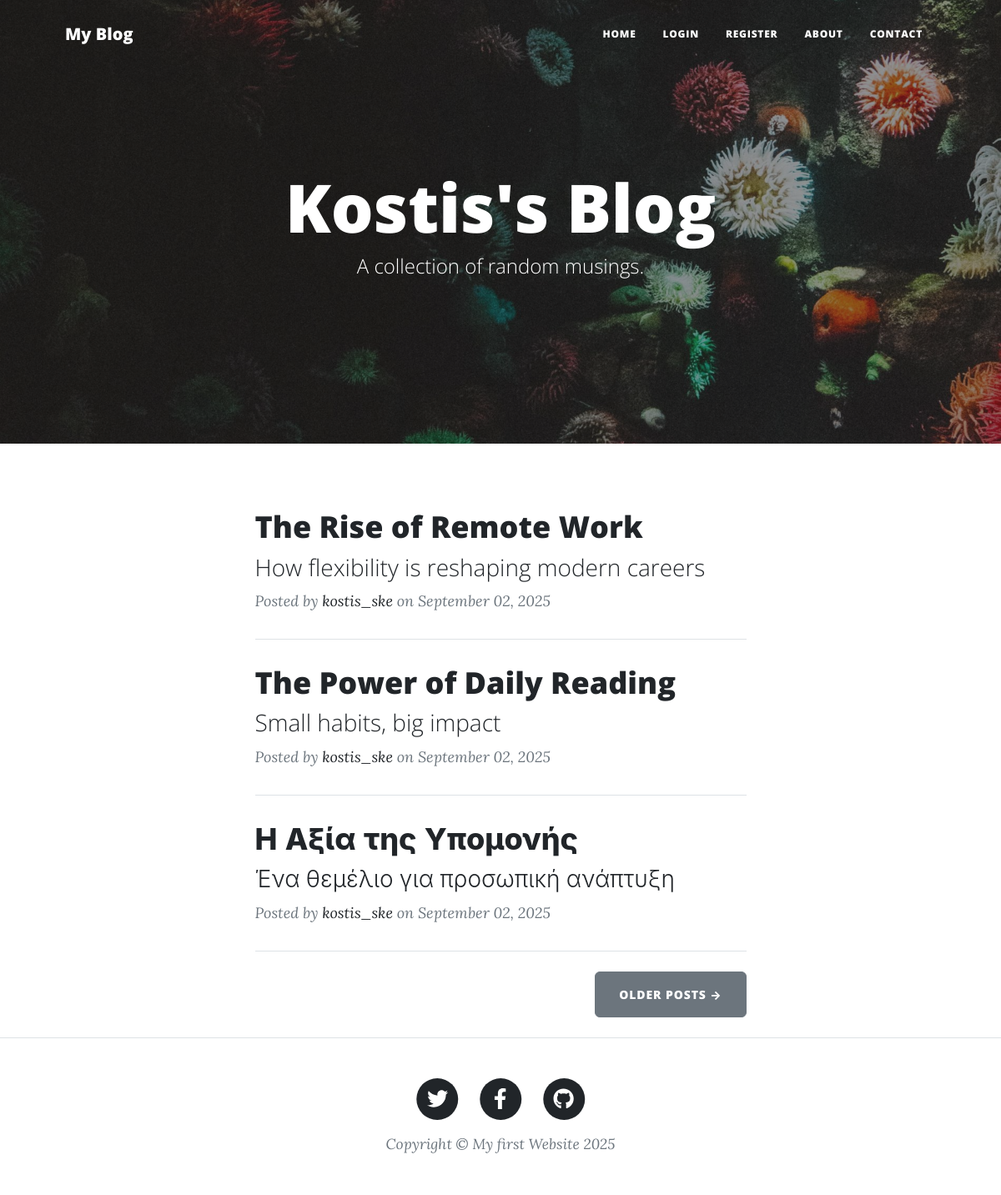
The page / on the database its author committed.
### main.py (models this page shows)
class BlogPost(db.Model):
    __tablename__ = "blog_posts"
    id: Mapped[int] = mapped_column(Integer, primary_key=True)
    title: Mapped[str] = mapped_column(String(250), unique=True, nullable=False)
    subtitle: Mapped[str] = mapped_column(String(250), nullable=False)
    date: Mapped[str] = mapped_column(String(250), nullable=False)
    body: Mapped[str] = mapped_column(Text, nullable=False)
    img_url: Mapped[str] = mapped_column(String(250), nullable=False)
    comments: Mapped[List["Comment"]] = relationship()
    author_id: Mapped[int] = mapped_column(Integer,ForeignKey("users.id"))
    author: Mapped["User"] = relationship("User",back_populates="posts")

class User(UserMixin,db.Model):
    __tablename__ = "users"
    id: Mapped[int] = mapped_column(Integer, primary_key=True)
    email: Mapped[str] = mapped_column(String,unique=True,nullable=False)
    password: Mapped[str] = mapped_column(String, unique=True, nullable=False)
    name: Mapped[str] = mapped_column(String, unique=True, nullable=False)
    posts : Mapped[List["BlogPost"]] = relationship("BlogPost",back_populates="author")
    comments : Mapped[List["Comment"]] = relationship("Comment",back_populates="comment_author")

### main.py (the view)
@app.route('/')
def get_all_posts():
    result = db.session.execute(db.select(BlogPost))
    posts = result.scalars().all()
    return render_template("index.html", all_posts=posts,user_logged_in=current_user.is_authenticated)

### templates/index.html (shortened to what this page needs)
{% include "header.html" %}
<header
  class="masthead"
  style="background-image: url('../static/assets/img/home-bg.jpg')"
>
  <div class="container position-relative px-4 px-lg-5">
    <div class="row gx-4 gx-lg-5 justify-content-center">
      <div class="col-md-10 col-lg-8 col-xl-7">
        <div class="site-heading">
          <h1>Kostis's Blog</h1>
          <span class="subheading">A collection of random musings.</span>
        </div>
      </div>
    </div>
  </div>
</header>
<div class="container px-4 px-lg-5">
  <div class="row gx-4 gx-lg-5 justify-content-center">
    <div class="col-md-10 col-lg-8 col-xl-7">
      {% for post in all_posts %}
      <div class="post-preview">
        <a href="{{ url_for('show_post', post_id=post.id) }}">
          <h2 class="post-title">{{ post.title }}</h2>
          <h3 class="post-subtitle">{{ post.subtitle }}</h3>
        </a>
        <p class="post-meta">
          Posted by
          <a href="#">{{post.author.name}}</a>
          on {{post.date}}
        </p>
      </div>
      <hr class="my-4" />
      {% endfor %}
      <div class="d-flex justify-content-end mb-4">
        <a class="btn btn-secondary text-uppercase" href="#!">Older Posts →</a>
      </div>
    </div>
  </div>
</div>
{% include "footer.html" %}

### templates/header.html (shortened to what this page needs)
<!DOCTYPE html>
<html lang="en">
  <head>
    {% block styles %}
    {{ bootstrap.load_css() }}
    <link
      href="{{ url_for('static', filename='css/styles.css') }}"
      rel="stylesheet"
    />
    {% endblock %}
  </head>
  <body>
    <nav class="navbar navbar-expand-lg navbar-light" id="mainNav">
      <div class="container px-4 px-lg-5">
        <a class="navbar-brand" href="/">My Blog</a>
        <div class="collapse navbar-collapse" id="navbarResponsive">
          <ul class="navbar-nav ms-auto py-4 py-lg-0">
            <li class="nav-item">
              <a
                class="nav-link px-lg-3 py-3 py-lg-4"
                href="{{ url_for('get_all_posts') }}"
                >Home</a
              >
            </li>
            {% if user_logged_in %}
                        <li class="nav-item">
              <a
                class="nav-link px-lg-3 py-3 py-lg-4"
                href="{{ url_for('logout') }}"
                >Log Out</a
              >
            </li>
            {% else %}
            <li class="nav-item">
              <a
                class="nav-link px-lg-3 py-3 py-lg-4"
                href="{{ url_for('login') }}"
                >Login</a
              >
            </li>
            <li class="nav-item">
              <a
                class="nav-link px-lg-3 py-3 py-lg-4"
                href="{{ url_for('register') }}"
                >Register</a
              >
            </li>
            {% endif %}
            <li class="nav-item">
              <a
                class="nav-link px-lg-3 py-3 py-lg-4"
                href="{{ url_for('about') }}"
                >About</a
              >
            </li>
            <li class="nav-item">
              <a
                class="nav-link px-lg-3 py-3 py-lg-4"
                href="{{ url_for('contact') }}"
                >Contact</a
              >
            </li>
          </ul>
        </div>
      </div>
    </nav>
  </body>
</html>

### templates/footer.html (shortened to what this page needs)
        <footer class="border-top">
          <div class="container px-4 px-lg-5">
              <div class="row gx-4 gx-lg-5 justify-content-center">
                  <div class="col-md-10 col-lg-8 col-xl-7">
                      <ul class="list-inline text-center">
                          <li class="list-inline-item">
                              <a href="#!">
                                  <span class="fa-stack fa-lg">
                                      <i class="fas fa-circle fa-stack-2x"></i>
                                      <i class="fab fa-twitter fa-stack-1x fa-inverse"></i>
                                  </span>
                              </a>
                          </li>
                          <li class="list-inline-item">
                              <a href="#!">
                                  <span class="fa-stack fa-lg">
                                      <i class="fas fa-circle fa-stack-2x"></i>
                                      <i class="fab fa-facebook-f fa-stack-1x fa-inverse"></i>
                                  </span>
                              </a>
                          </li>
                          <li class="list-inline-item">
                              <a href="#!">
                                  <span class="fa-stack fa-lg">
                                      <i class="fas fa-circle fa-stack-2x"></i>
                                      <i class="fab fa-github fa-stack-1x fa-inverse"></i>
                                  </span>
                              </a>
                          </li>
                      </ul>
                      <div class="small text-center text-muted fst-italic">Copyright &copy; My first Website 2025</div>
                  </div>
              </div>
          </div>
      </footer>
  </body>
</html>

### rows shown on the page
BlogPost: title "The Rise of Remote Work", subtitle "How flexibility is reshaping modern careers", author.name "kostis_ske", date "September 02, 2025"
BlogPost: title "The Power of Daily Reading", subtitle "Small habits, big impact", author.name "kostis_ske", date "September 02, 2025"
BlogPost: title "Η Αξία της Υπομονής", subtitle "Ένα θεμέλιο για προσωπική ανάπτυξη", author.name "kostis_ske", date "September 02, 2025"
